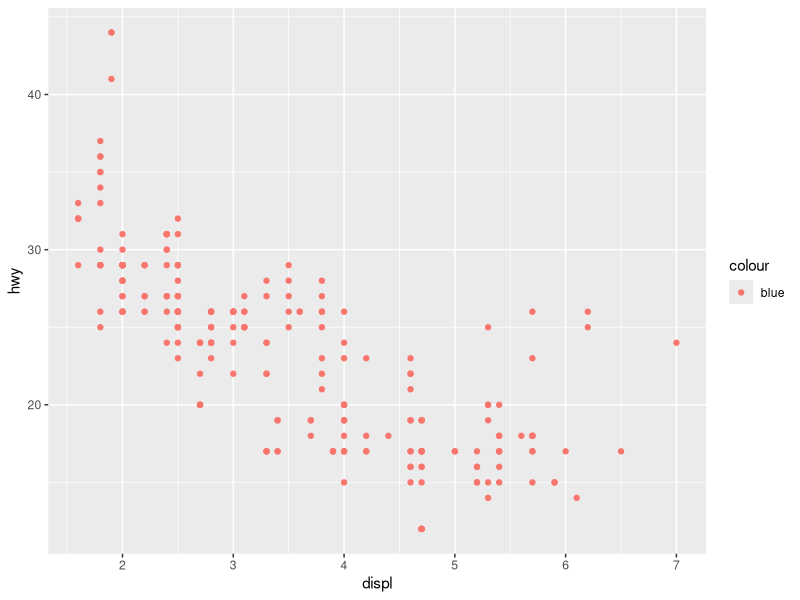
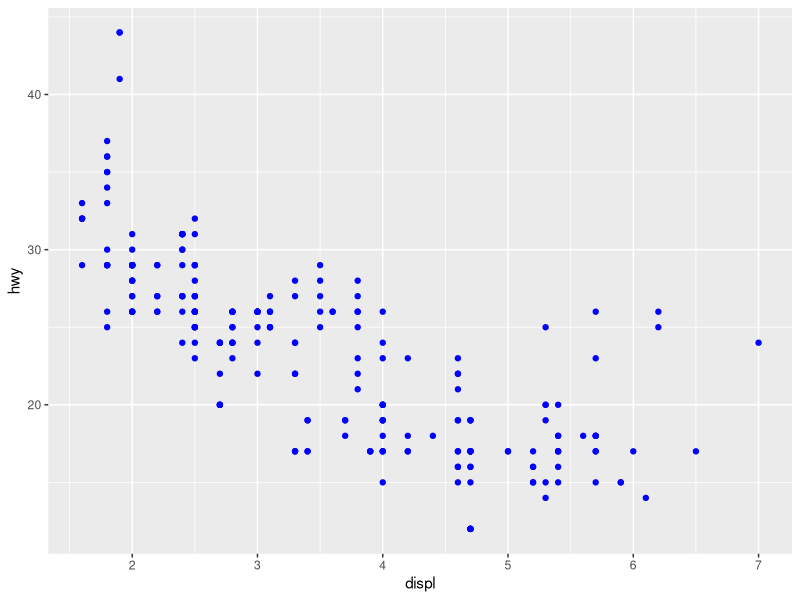
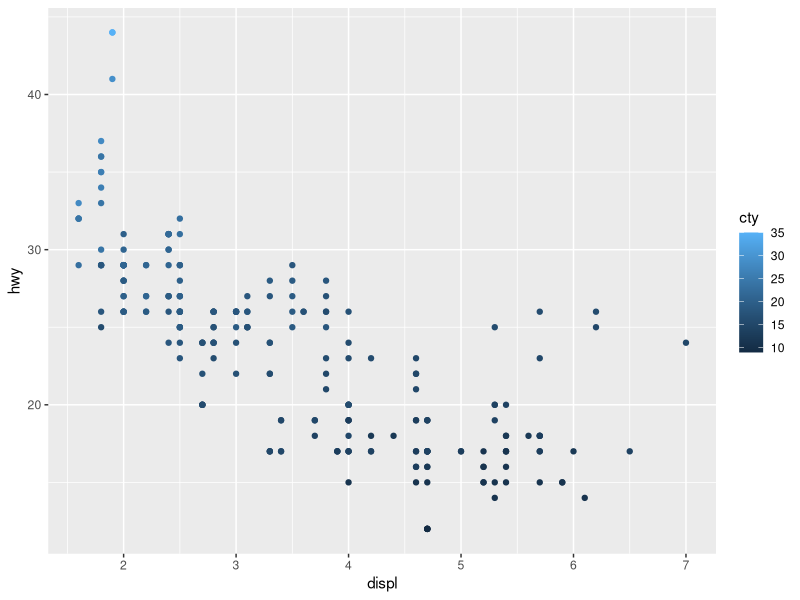
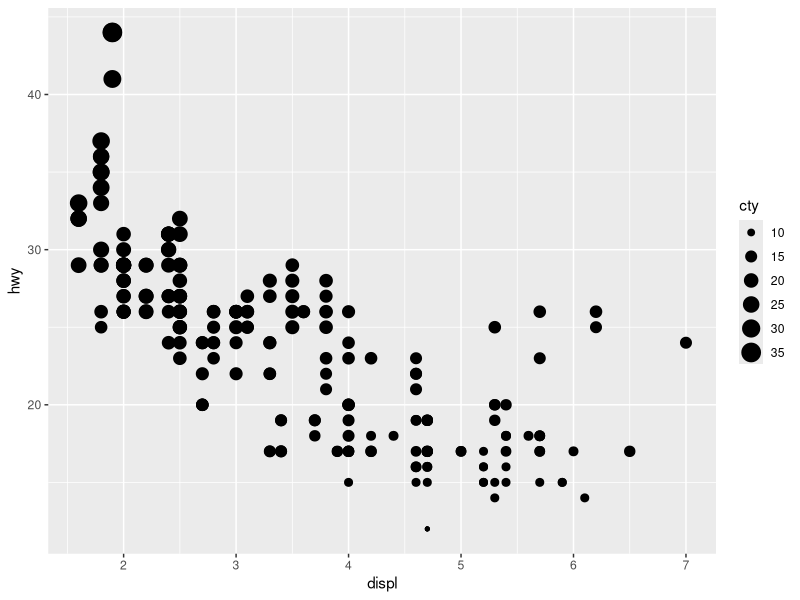
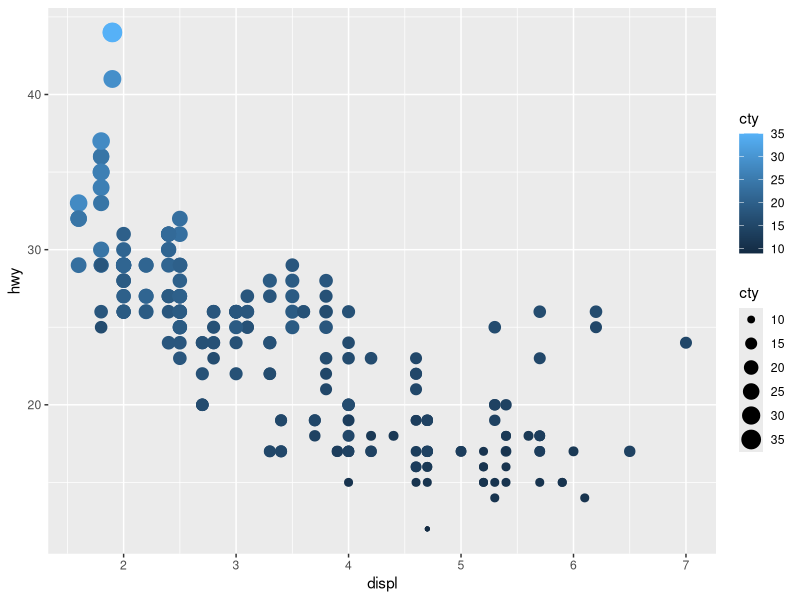
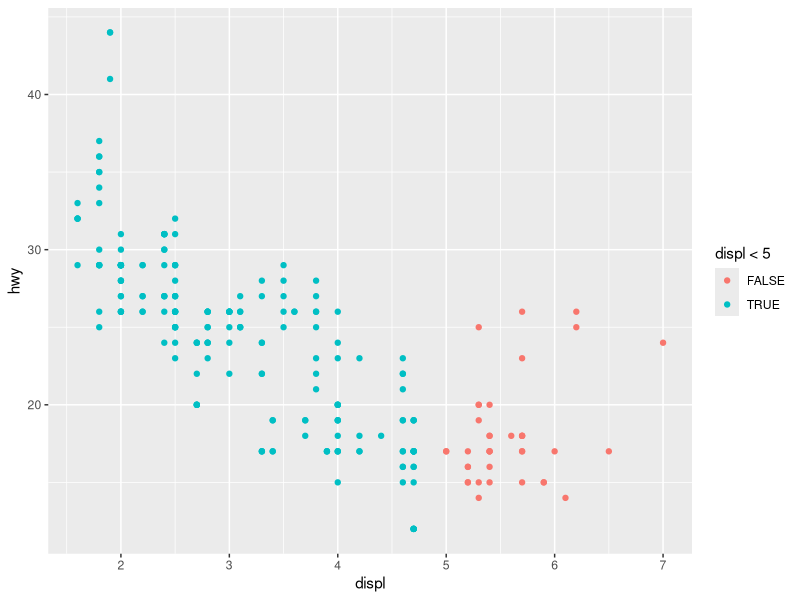
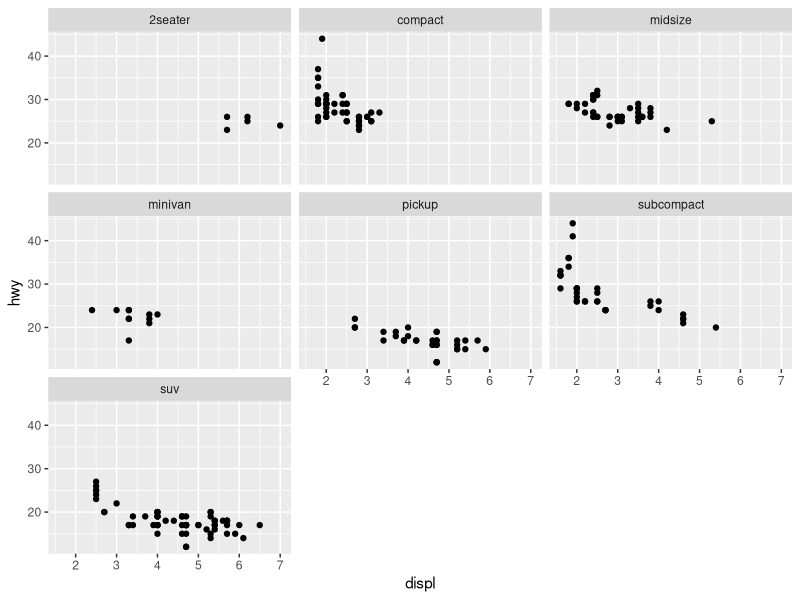
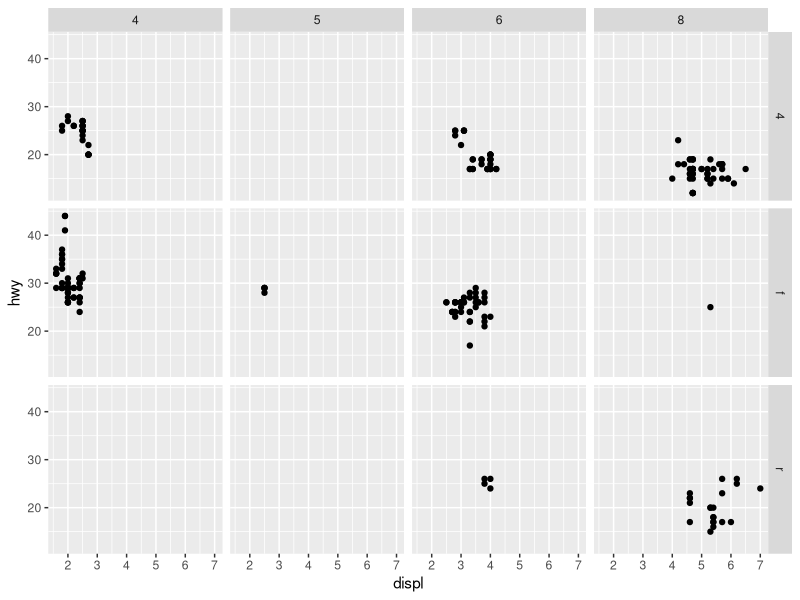

The R script that drew these images, in order:
## ---- chunk 1
library(tidyverse)
library(ggplot2)
## ---- chunk 2
data(mpg)
mpg
## ---- chunk 3
ggplot(data = mpg) + 
  geom_point(mapping = aes(x = displ, y = hwy, color = "blue"))
  
mpg %>% 
  ggplot() +
  geom_point(aes(x = displ, y = hwy), color = "blue")

# mpg %>% 
#   ggplot() + 
#   geom_point(aes(x = displ, y = hwy, shape = cty))
# Error: A continuous variable can not be mapped to shape

mpg %>% 
  ggplot() +
  geom_point(aes(x = displ, y = hwy, color = cty))

mpg %>% 
  ggplot() +
  geom_point(aes(x = displ, y = hwy, size = cty))

mpg %>% 
  ggplot() +
  geom_point(aes(x = displ, y = hwy, color = cty, size = cty))

mpg %>% 
  ggplot() + 
  geom_point(aes(x = displ, y = hwy, colour = displ < 5))

# ?geom_point
# vignette("ggplot2-specs")
# The "munsell" package makes it easy to specific colours using a system designed by Alfred Munsell. If you invest a little in learning the system, it provides a convenient way of specifying aesthetically pleasing colours.
## ---- chunk 4
# To facet your plot by a single variable, use facet_wrap(). The variable that you pass to facet_wrap() should be discrete.

mpg %>% 
  ggplot() + 
  geom_point(mapping = aes(x = displ, y = hwy)) + 
  facet_wrap(~ class, nrow = 3)

# To facet your plot on the combination of two variables, add facet_grid() to your plot call. The first argument of facet_grid() is also a formula. This time the formula should contain two variable names separated by a ~.

mpg %>% 
  ggplot() +
  geom_point(mapping = aes(x = displ, y = hwy)) + 
  facet_grid(drv ~ cyl)

mpg %>% 
  ggplot() +
  geom_point(mapping = aes(x = displ, y = hwy)) + 
  facet_grid(. ~ cyl)

mpg %>% 
  ggplot() +
  geom_point(mapping = aes(x = displ, y = hwy)) + 
  facet_grid(drv ~ .)

# When using facet_grid() you should usually put the variable with more unique levels in the columns.
## ---- chunk 5
mpg %>% 
  ggplot() + 
  geom_smooth(mapping = aes(x = displ, y = hwy, linetype = drv))

# In practice, ggplot2 will automatically group the data for these geoms whenever you map an aesthetic to a discrete variable (as in the linetype example). It is convenient to rely on this feature because the group aesthetic by itself does not add a legend or distinguishing features to the geoms.

mpg %>% 
  ggplot() + 
  geom_smooth(mapping = aes(x = displ, y = hwy, color = drv),
              show.legend = F)

# If you place mappings in a geom function, ggplot2 will treat them as local mappings for the layer. It will use these mappings to extend or overwrite the global mappings for that layer only. This makes it possible to display different aesthetics in different layers.

ggplot(data = mpg, mapping = aes(x = displ, y = hwy)) + 
  geom_point(mapping = aes(color = class)) + 
  geom_smooth(data = filter(mpg, class == "subcompact"), se = FALSE)
## ---- chunk 6
# You can generally use geoms and stats interchangeably. For example, you can recreate the plot using stat_count() instead of geom_bar().

ggplot(data = diamonds) + 
  stat_count(mapping = aes(x = cut))

# You might want to override the default stat. In the code below, I change the stat of geom_bar() from count (the default) to identity. This lets me map the height of the bars to the raw values of a y variable. Unfortunately when people talk about bar charts casually, they might be referring to this type of bar chart, where the height of the bar is already present in the data, or the previous bar chart where the height of the bar is generated by counting rows.

demo <- tribble(
  ~cut,         ~freq,
  "Fair",       1610,
  "Good",       4906,
  "Very Good",  12082,
  "Premium",    13791,
  "Ideal",      21551
)

demo %>% 
  mutate(cut = factor(cut, levels = c("Fair", "Good", "Very Good", "Premium", "Ideal"))) %>% 
  ggplot() +
  geom_bar(mapping = aes(x = cut, y = freq), stat = "identity")

# You might want to override the default mapping from transformed variables to aesthetics. For example, you might want to display a bar chart of proportion, rather than count.
# To find the variables computed by the stat, look for the help section titled “computed variables”.

ggplot(data = diamonds) + 
  geom_bar(mapping = aes(x = cut, y = stat(prop), group = 1))

# You might want to draw greater attention to the statistical transformation in your code. For example, you might use stat_summary(), which summarises the y values for each unique x value, to draw attention to the summary that you’re computing.
# ggplot2 provides over 20 stats for you to use. Each stat is a function, so you can get help in the usual way, e.g. ?stat_bin. To see a complete list of stats, try the ggplot2 cheatsheet.

ggplot(data = diamonds) + 
  stat_summary(
    mapping = aes(x = cut, y = depth),
    fun.ymin = min,
    fun.ymax = max,
    fun.y = median
  )

?stat_summary
?geom_col # geom_bar() makes the height of the bar proportional to the number of cases in each group (or if the weight aesthetic is supplied, the sum of the weights). If you want the heights of the bars to represent values in the data, use geom_col() instead. geom_bar() uses stat_count() by default: it counts the number of cases at each x position. geom_col() uses stat_identity(): it leaves the data as is.
?stat_smooth
?geom_bar
vignette("ggplot2-specs")
## ---- chunk 7
# if you map the "fill" aesthetic to another variable, like "clarity": the bars are automatically stacked. Each colored rectangle represents a combination of cut and clarity.

diamonds %>% 
  ggplot() + 
  geom_bar(mapping = aes(x = cut, fill = clarity))

# position = "fill" works like stacking, but makes each set of stacked bars the same height. This makes it easier to compare proportions across groups.

diamonds %>% 
  ggplot() + 
  geom_bar(mapping = aes(x = cut, fill = clarity), position = "fill")

# position = "dodge" places overlapping objects directly beside one another. This makes it easier to compare individual values.

diamonds %>% 
  ggplot() + 
  geom_bar(mapping = aes(x = cut, fill = clarity), position = "dodge")

# position = "jitter" adds a small amount of random noise to each point. This spreads the points out because no two points are likely to receive the same amount of random noise.

mpg %>% 
  ggplot() + 
  geom_point(mapping = aes(x = displ, y = hwy), position = "jitter")
mpg %>% 
  ggplot() +
  geom_jitter(mapping = aes(x = displ, y = hwy))

?geom_count #counts the number of observations at each location, then maps the count to point area. It useful when you have discrete data and overplotting.
mpg %>% 
  ggplot() +
  geom_count(mapping = aes(x = displ, y = hwy))

mpg %>% 
  ggplot() +
  geom_boxplot(mapping = aes(y = displ, x = trans, fill = trans), show.legend = F, position = "dodge")
# the default position adjustment for geom_boxplot() is "dodge"
